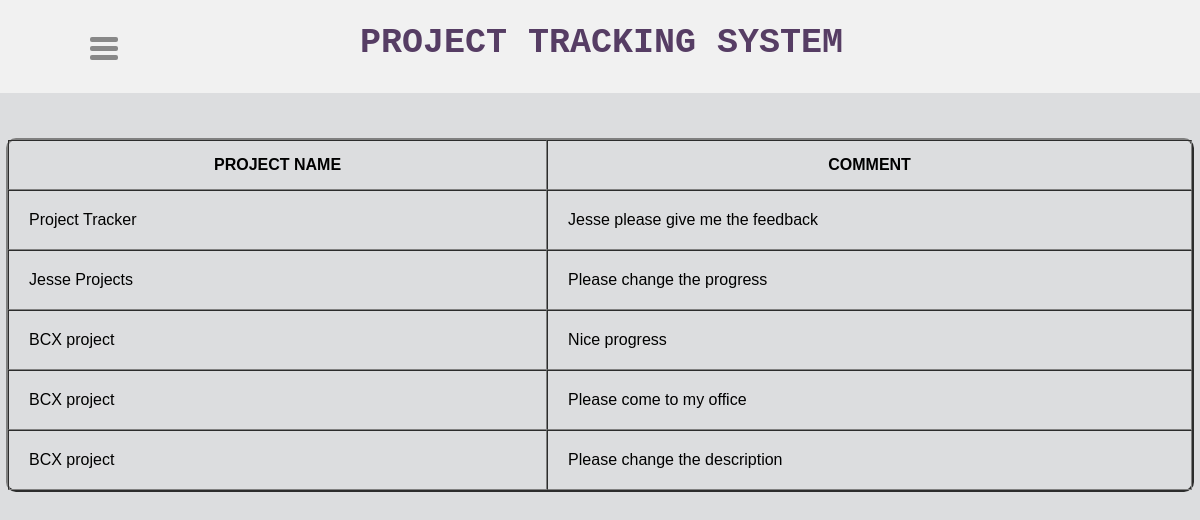
Screenshot of /viewcomm.php (signed in) with the database file from the repository.
### tables this page shows
CREATE TABLE `comments` (
  `project_name` varchar(60) NOT NULL,
  `employee_name` varchar(30) NOT NULL,
  `email` varchar(30) NOT NULL,
  `description` text NOT NULL,
  `employee_code` int(30) NOT NULL,
  `employee_id` int(60) NOT NULL
);

### viewcomm.php (the view, shortened to what this page needs)
<?php
  $email=$_SESSION['employee_name'];
  ?>
<html>
<head>
    <!DOCTYPE html>
<html>
<head>
<link rel="stylesheet" type="text/css" href="css/viewcomm.css">
</head>
<body>
<div class="header">
<div class="header-left">
	<h1>PROJECT TRACKING SYSTEM</h1>
</div>
</div>
<a href="#menu" id="toggle"><span></span></a>
	<div id="div-id-name">
    <table border="2" cellspacing="0" cellpadding="0" align=center>
        <thead>
            <tr>
                <th>PROJECT NAME</th>
				<th>COMMENT</th>
            </tr>
        </thead>
        <tbody>
		<?php
	include('conn.php');
$sql = "SELECT * FROM comments WHERE employee_name = '$email'";
if ($result = mysqli_query($conn, $sql)) {
    while ($row = mysqli_fetch_assoc($result)) {
        echo "<tr>
		<td>".$row["project_name"]."</td>
		<td>".$row["description"]."</td>
		</tr>";
    }
}
?>
        </tbody>
    </table>
</div>
</body>
</html>

### viewcomm.css (style rules this page uses)
body { background-position: center; background: #DCDDDF url(https://cssdeck.com/uploads/media/items/7/7AF2Qzt.png);*/ color: #000; font: 14px Arial; margin: 0 auto; padding: 0; position: relative; }
h1 { font-size:35px; font-family: "Lucida Console", Courier, monospace; color:#563D64; }
a { text-decoration: none; }
.header { position: relative; bottom: 17px; background-color: #f1f1f1; height: 60px; padding: 25px 10px; }
.header-left { float: left; position: absolute; top: 15%; left: 30%; }
#toggle { display: block; width: 28px; height: 30px; margin: -1px auto; position: relative; right: 596px; bottom: 55px; }
#toggle span:after, #toggle span:before { content: ""; position: absolute; left: 0; top: -9px; }
#toggle span:after { top: 9px; }
#toggle span { position: relative; left: 100px; bottom: 8px; display: block; }
#toggle span, #toggle span:after, #toggle span:before { width: 100%; height: 5px; background-color: #888; transition: all 0.3s; backface-visibility: visible; border-radius: 2px; }
table { border-radius: 10px; border-color: solid black; width: 99%; }
td { height: 10px; width: 10px; text-align: left; padding: 20px; vertical-align: center; }
th { height: 50px; width: 10px; text-align: center; vertical-align: center; }

### rows the page displays
comments: project_name "Project Tracker", description "Jesse please give me the feedback"
comments: project_name "Jesse Projects", description "Please change the progress"
comments: project_name "BCX project", description "Nice progress"
comments: project_name "BCX project", description "Please come to my office"
comments: project_name "BCX project", description "Please change the description"
